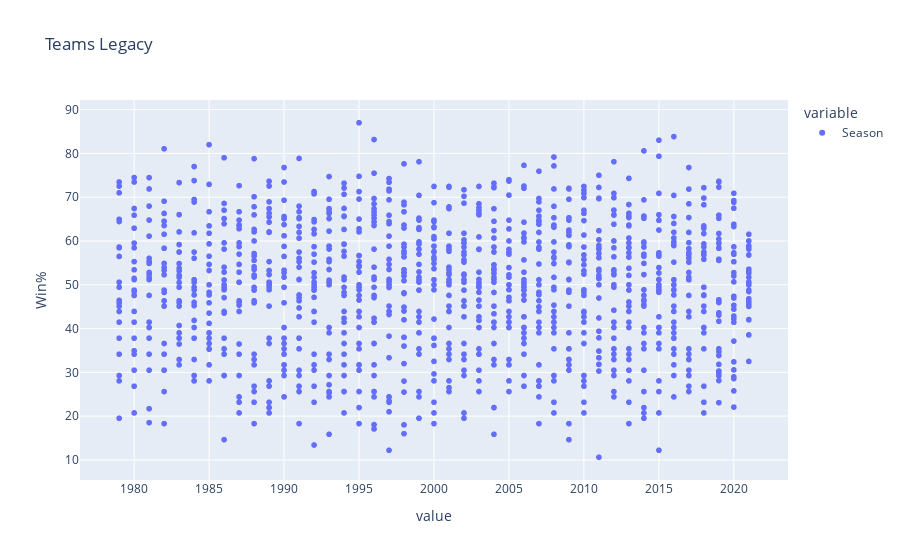

Source (notebook cell):
### Code cell
fig1

### Figure 1 — Plotly figure (JSON) as saved in the notebook; plotly's stock layout.template omitted (floating-point values rounded to 4 significant figures; data arrays with more than 128 entries replaced by an {"elided": "..."} marker saying what was removed)
{"data": [{"hovertemplate": "variable=Season<br>value=%{x}<br>Win%=%{y}<extra></extra>", "legendgroup": "Season", "marker": {"color": "#636efa", "symbol": "circle"}, "mode": "markers", "name": "Season", "showlegend": true, "type": "scattergl", "x": {"elided": "1194 int values"}, "xaxis": "x", "y": {"elided": "1194 float values"}, "yaxis": "y"}], "layout": {"legend": {"title": {"text": "variable"}, "tracegroupgap": 0}, "title": {"text": "Teams Legacy"}, "xaxis": {"anchor": "y", "domain": [0, 1], "title": {"text": "value"}}, "yaxis": {"anchor": "x", "domain": [0, 1], "title": {"text": "Win%"}}}}
